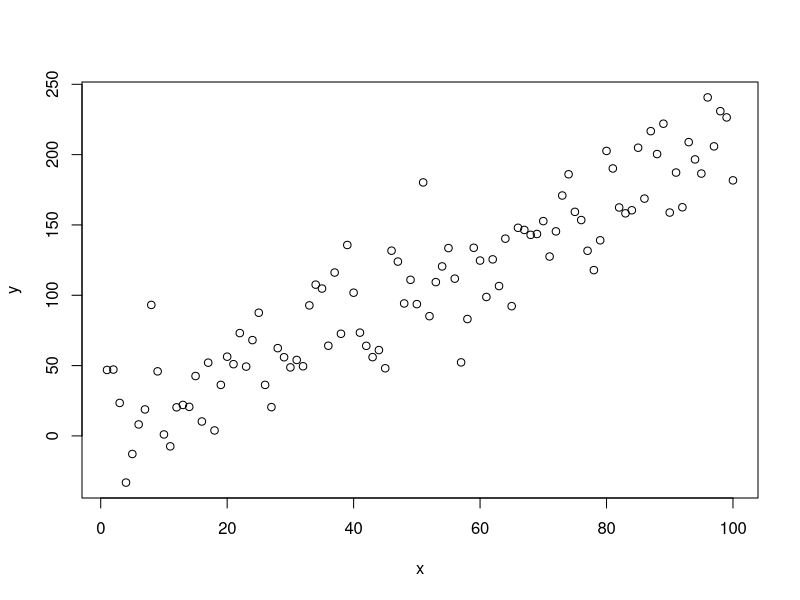
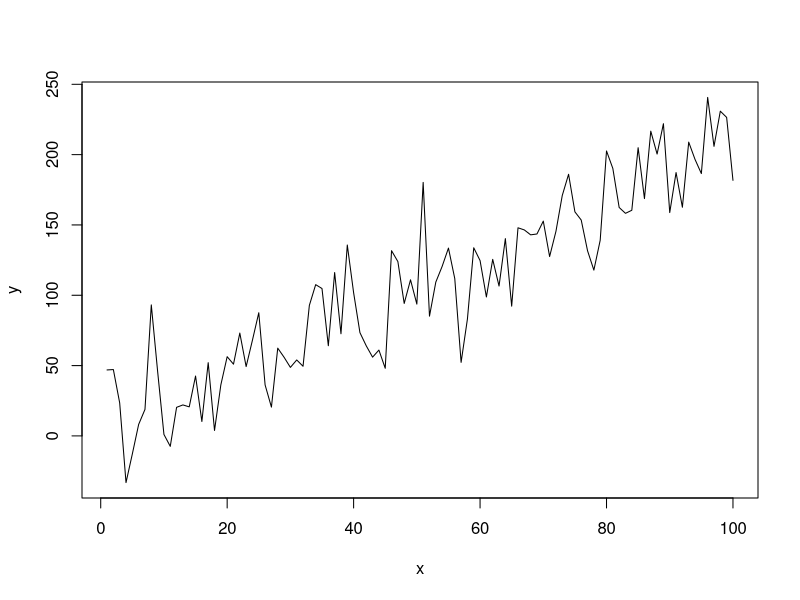
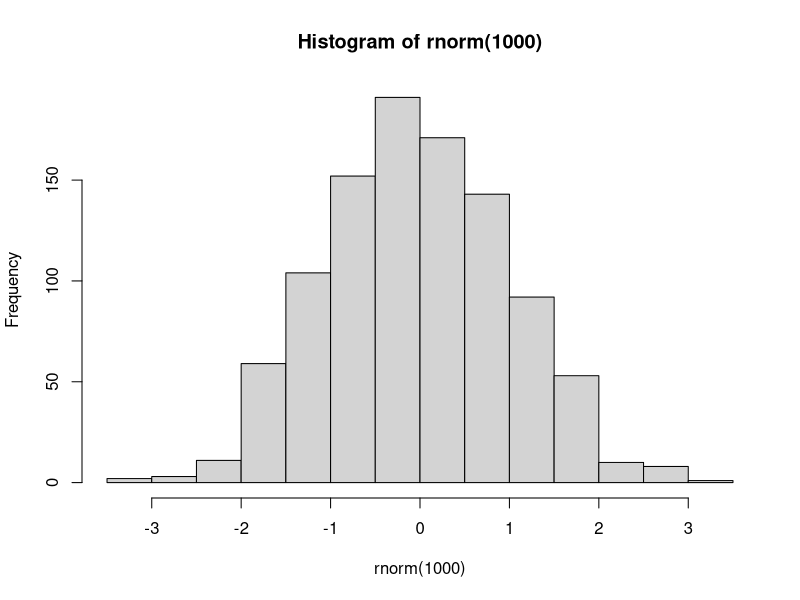
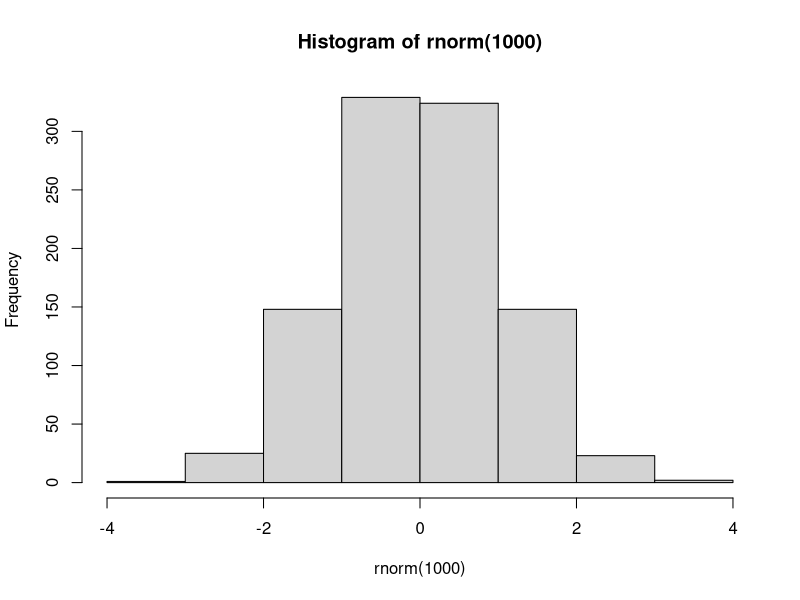
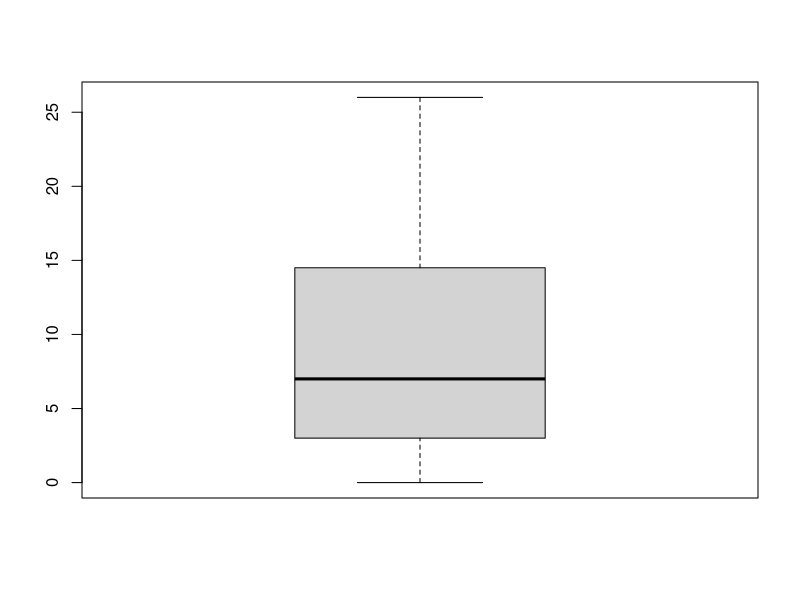
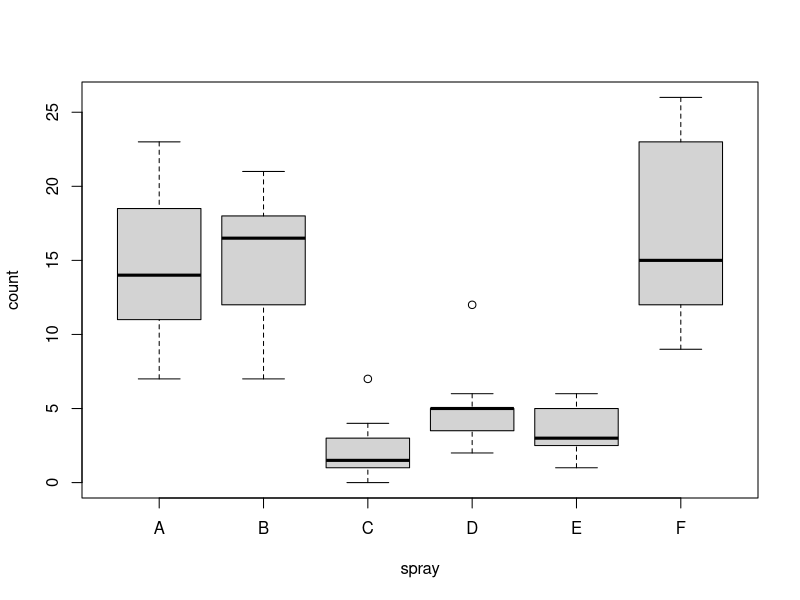
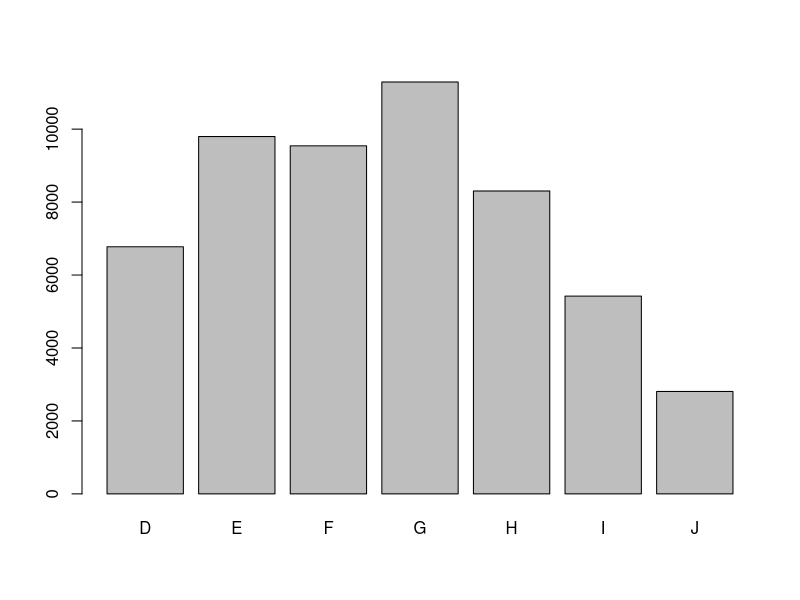
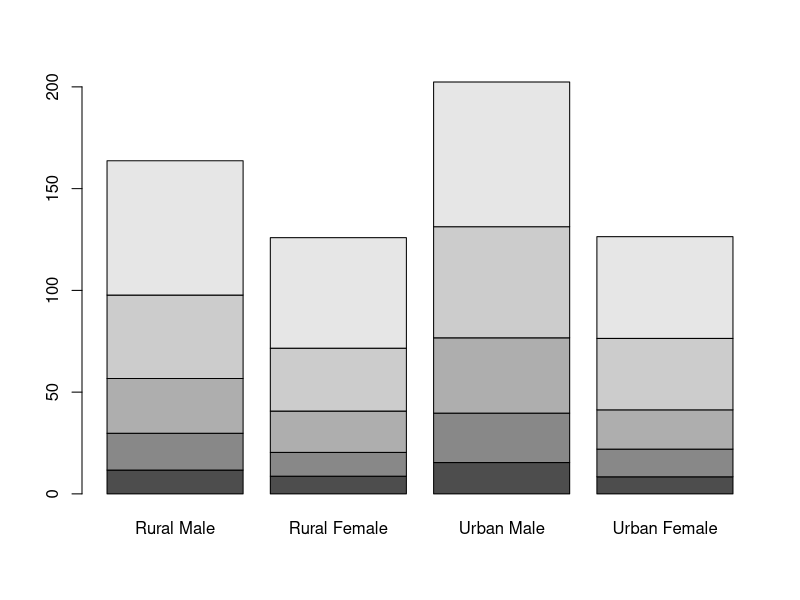

These figures' R source, in order:
## ---- chunk 1
knitr::opts_chunk$set(echo = TRUE)
## ---- chunk 2
cat("Error in base::try(soma, TRUE) : object 'soma' not found\n")
## ---- chunk 3
round(5.634)
## ---- chunk 4
dado <- 1:6
round(mean(dado))      # Você pode usar funções como argumentos de outras funções.
## ---- chunk 5
soma <- function(x, y = 10) {          # Essa é a sintaxe para criar a 
  resposta <- x + y        
  return(f)
}
## ---- chunk 6
minha_lista <- list(x = c(1, 2, 3), y = c("a", "b", "c"))
as.data.frame(minha_lista)
## ---- chunk 7
x <- 2

if(x == 1) {         
  Sys.time()      # Devolve a data/hora no momento da execução.
}
## ---- chunk 8
x <- 1

if(x == 1) {         
  Sys.time()      # Devolve a data/hora no momento da execução.
}
## ---- chunk 9
if(x < 0) {
  
  sinal <- "negativo"
  
} else if(x == 0) {
  
  sinal <- "neutro"
  
} else if(x > 0) {
  
  sinal <- "positivo"
}

sinal
## ---- chunk 10
for(contador in 1:5){
  # várias coisas...
  resultado <- contador^3
  print(resultado)
}
## ---- chunk 11
for(i in c("a", "b", "c")) {
  print(i)
}
## ---- chunk 12
set.seed(1)
jogadas <- 0
coroa <- FALSE               # Número de jogadas até uma coroa (ou cara).

while(!coroa) {
  coroa <- runif(1) > 0.5
  jogadas <- jogadas + 1
}

jogadas
## ---- chunk 13
n <- 100
x <- 1:n
y <- 5 + 2 * x + rnorm(n, sd = 30)
plot(x, y)
## ---- chunk 14
plot(x, y, type = "l")
## ---- chunk 15
hist(rnorm(1000))   # A função rnorm() sorteia valores de uma dist. Normal.
## ---- chunk 16
hist(rnorm(1000), breaks = 6)
## ---- chunk 17
boxplot(InsectSprays$count, col = "lightgray")
## ---- chunk 18
boxplot(count ~ spray, data = InsectSprays, col = "lightgray")
## ---- chunk 19
data(diamonds, package = "ggplot2")
tabela <- table(diamonds$color)
barplot(tabela)
## ---- chunk 20
VADeaths
## ---- chunk 21
barplot(VADeaths)  # Usando agora uma tabela de dupla entrada
